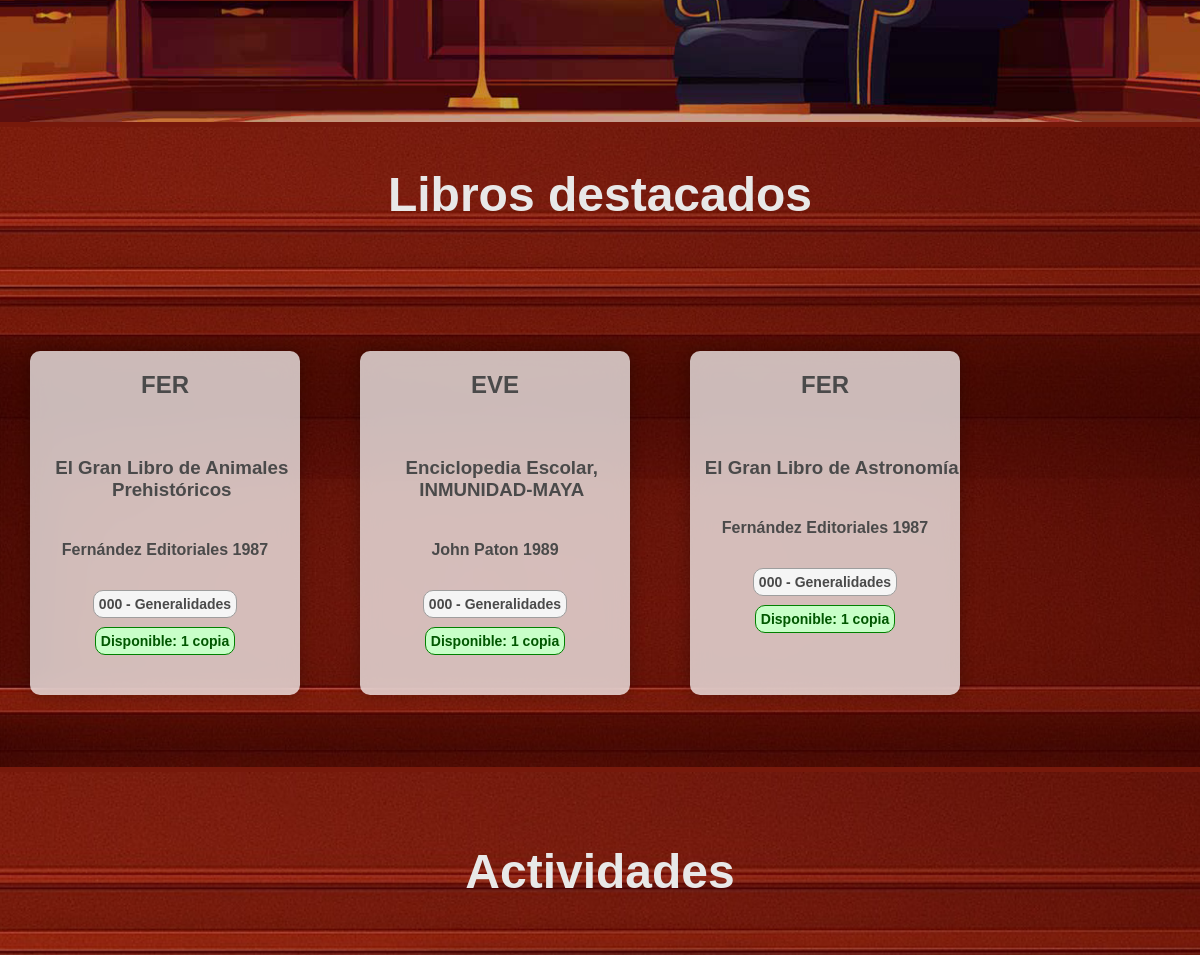
Before: / (middle part) with the older database file.
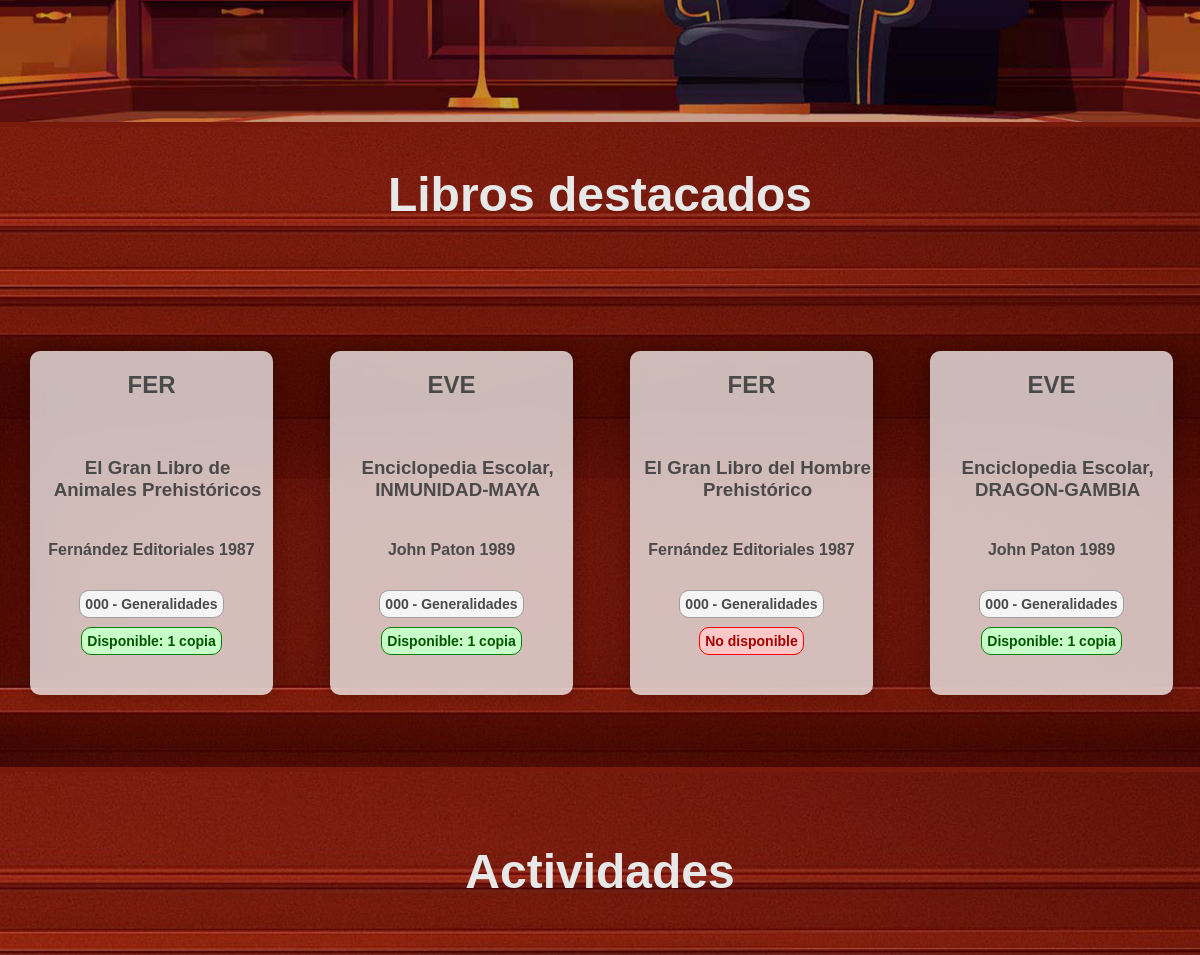
After: the same page with the newer database file.
### tables this page shows
CREATE TABLE "Libros" (
	"id_libro"	INTEGER,
	"Titulo"	TEXT NOT NULL,
	"Tomo"	INTEGER,
	"ano_publicacion"	TEXT,
	"ISBN"	TEXT,
	"numero_paginas"	INTEGER  NOT NULL,
	"numero_copias"	INTEGER  NOT NULL,
	PRIMARY KEY("id_libro" AUTOINCREMENT),
	UNIQUE("Titulo", "Tomo")
);

CREATE TABLE "SistemaDewey" (
	"codigo_seccion"	TEXT NOT NULL,
	"seccion"	TEXT NOT NULL UNIQUE,
	PRIMARY KEY("codigo_seccion")
);

### app.py (the view)
@app.route("/", methods=["GET"])
def inicio():
    session.clear()
    conexion = conexion_BD()
    query = conexion.cursor()
    query.execute("""select l.id_libro,count(l.id_libro) as cantidad, n.notacion, l.Titulo, a.nombre_autor, a.apellido_autor, l.ano_publicacion, sd.codigo_seccion, sd.seccion, l.numero_copias
                    from Prestamos p
					join libros l on p.id_libro = l.id_libro
                    join RegistroLibros r on r.id_libro = l.id_libro
                    join SistemaDewey sd on sd.codigo_seccion = r.codigo_seccion
                    join notaciones n on n.id_notacion = r.id_notacion
                    join Autores a on a.id_autor = n.id_autor
                    group by p.id_libro
                    order by cantidad desc
                    limit 4;""")
    libros_destacados = query.fetchall()
    query.close()
    conexion.close()
    return render_template("index.html",libros_destacados=libros_destacados)

### config.py (called while the page is built)
def conexion_BD():
    return sqlite3.connect(DB_PATH)

### templates/index.html (shortened to what this page needs)
<!DOCTYPE html>
<html lang="es">
<head>
    <link rel="stylesheet" href="{{ url_for('static', filename='barra_lateral.css') }}">
    <link rel="stylesheet" href="{{ url_for('static', filename='estilo_inicio.css') }}">
    <link rel="stylesheet" href="{{ url_for('static', filename='general.css') }}">
</head>
<body>
    <main>
        <section class="seccion-principal">
        </section>
    <section class="seccion-libros-destacados">
        <h1 class="h1-titulo">Libros destacados</h1>
        <div class="div-contenedor-libros-destacados">
            {% for libro in libros_destacados %}
            <a href="{{ url_for('buscar_libro', buscar=libro[3], filtro_busqueda='Titulo', categorias='Todas') }}">
            <div class="div-libro-destacado">
                <span class="span-notacion-{{libro[7]}}"
                    {% if (libro[7]|int) < 100 %}
                        id="h2-seccion-0"
                    {% elif (libro[7]|int) < 200 %}
                        id="h2-seccion-1"
                    {% elif (libro[7]|int) < 300 %}
                        id="h2-seccion-2"
                    {% elif (libro[7]|int) < 400 %}
                        id="h2-seccion-3"
                    {% elif (libro[7]|int) < 500 %}
                        id="h2-seccion-4"
                    {% elif (libro[7]|int) < 600 %}
                        id="h2-seccion-5"
                    {% elif (libro[7]|int) < 700 %}
                        id="h2-seccion-6"
                    {% elif (libro[7]|int) < 800 %}
                        id="h2-seccion-7"
                    {% elif (libro[7]|int) < 900 %}
                        id="h2-seccion-8"
                    {% else %}
                        id="h2-seccion-9"
                    {% endif %} >
                    <h2>{{libro[2]}}</h2>
                </span>
                <span id="span-info-libro-d">
                    <h3>{{libro[3]}}</h3>
                    <h4>{{libro[4]}}&nbsp;{{libro[5]}}
                    {{libro[6]}} </h4>
                    <h5
                        {% if (libro[7]|int) < 100 %}
                            id="h4-seccion-0"
                        {% elif (libro[7]|int) < 200 %}
                            id="h4-seccion-1"
                        {% elif (libro[7]|int) < 300 %}
                            id="h4-seccion-2"
                        {% elif (libro[7]|int) < 400 %}
                            id="h4-seccion-3"
                        {% elif (libro[7]|int) < 500 %}
                            id="h4-seccion-4"
                        {% elif (libro[7]|int) < 600 %}
                            id="h4-seccion-5"
                        {% elif (libro[7]|int) < 700 %}
                            id="h4-seccion-6"
                        {% elif (libro[7]|int) < 800 %}
                            id="h4-seccion-7"
                        {% elif (libro[7]|int) < 900 %}
                            id="h4-seccion-8"
                        {% else %}
                            id="h4-seccion-9"
                        {% endif %} >
                        {{libro[7]}} - {{libro[8]}}
                    </h5>
                </span>
                {% if libro[9]|int == 1 %}
                <span id="span-disponibilidad-libro-d"> <h4 id="h4-disponible">Disponible: {{libro[9]}} copia</h4></span>
                {% elif libro[9]|int > 1 %}
                <span id="span-disponibilidad-libro-d"> <h4 id="h4-disponible">Disponible: {{libro[9]}} copias</h4></span>
                {% else %}
                <span id="span-disponibilidad-libro-d"> <h4 id="h4-no_disponible">No disponible</h4></span>
                {% endif %}
            </div>
            </a>
            {% endfor %}
    </div>
    </section>
        <section class="seccion-actividades">
    <h1 class="h1-titulo">Actividades</h1>
</section>
    </main>
    </body>
</html>

Changed rows visible on the page:
no longer on this page (row unchanged): Libros: libro "FER", Titulo "El Gran Libro de Astronomía", libro "Fernández", libro "Editoriales", ano_publicacion "1987", codigo_seccion "000", seccion "Generalidades", numero_copias "1"
now on this page (row edited): Libros: libro "FER", Titulo "El Gran Libro del Hombre Prehistórico", libro "Fernández", libro "Editoriales", ano_publicacion "1987", codigo_seccion "000", seccion "Generalidades", numero_copias "No disponible"
now on this page (row unchanged): Libros: libro "EVE", Titulo "Enciclopedia Escolar, DRAGON-GAMBIA", libro "John", libro "Paton", ano_publicacion "1989", codigo_seccion "000", seccion "Generalidades", numero_copias "1"
